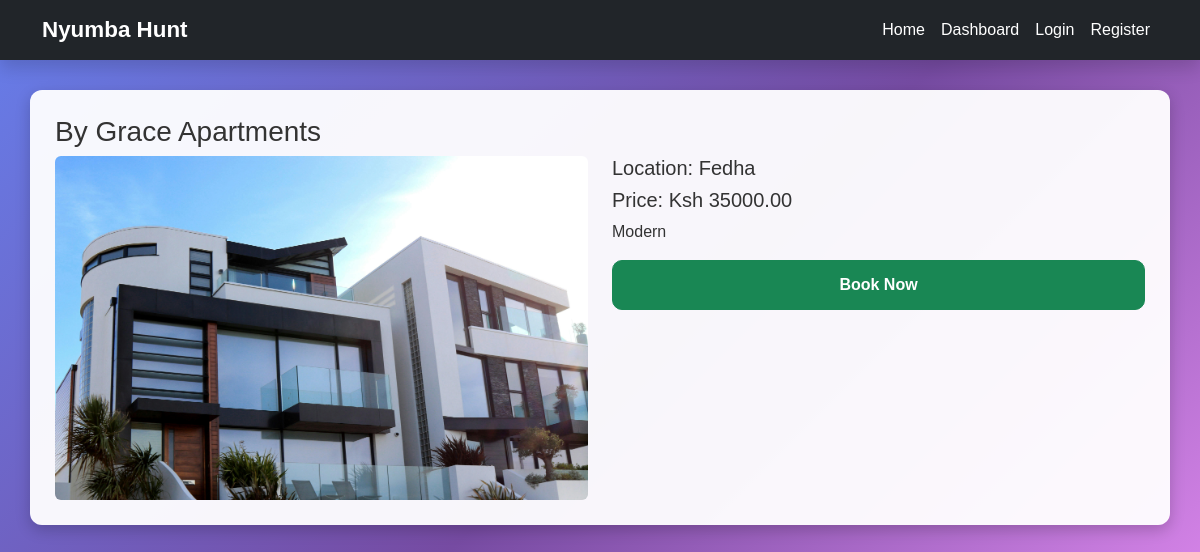
The page /house/9/ on the database its author committed.
### housesApp/models.py (models this page shows, shortened)
class House(models.Model):
    STATUS_VACANT = 'vacant'
    STATUS_OCCUPIED = 'occupied'
    STATUS_CHOICES = [
        (STATUS_VACANT, 'Vacant'),
        (STATUS_OCCUPIED, 'Occupied'),
    ]
    title = models.CharField(max_length=200)
    price = models.DecimalField(max_digits=10, decimal_places=2)
    location = models.CharField(max_length=200)
    description = models.TextField()
    image = models.ImageField(upload_to='house_images/')
    status = models.CharField(max_length=20, choices=STATUS_CHOICES, default=STATUS_VACANT)
    owner = models.ForeignKey(User, on_delete=models.CASCADE, related_name='houses', null=True, blank=True)

### housesApp/views.py (the view)
# urls.py: path('house/<int:pk>/', views.house_detail, name='house_detail'),
def house_detail(request, pk):
    house = get_object_or_404(House, pk=pk)
    context = {'house': house}
    return render(request, 'housesApp/houses_details.html', context)

### housesApp/templates/housesApp/houses_details.html
{% extends 'housesApp/base.html' %}
{% load static %}
{% block content %}
<h3>{{ house.title }}</h3>
<div class="row">
    <div class="col-md-6">
        {% if house.image %}
        <img src="{{ house.image.url }}" class="img-fluid rounded">
        {% endif %}
    </div>
    <div class="col-md-6">
        <h5>Location: {{ house.location }}</h5>
        <h5>Price: Ksh {{ house.price }}</h5>
        <p>{{ house.description }}</p>
        <a href="{% url 'housesApp:book_house' house.pk %}"
           class="btn btn-success w-100">Book Now</a>
    </div>
</div>
{% endblock %}

### housesApp/static/Css/style.css (style rules this page uses)
body { background: linear-gradient(135deg, #667eea 0%, #764ba2 50%, #f093fb 100%); background-size: cover; background-repeat: no-repeat; background-attachment: fixed; font-family: 'Poppins', sans-serif; min-height: 100vh; }
h2, h3, h5, p { color: #333; }
.content-box .btn { border-radius: 10px; padding: 12px; font-weight: 600; }

### rows shown on the page
House: title "By Grace Apartments", image (picture), location "Fedha", price "35000.00", description "Modern"
